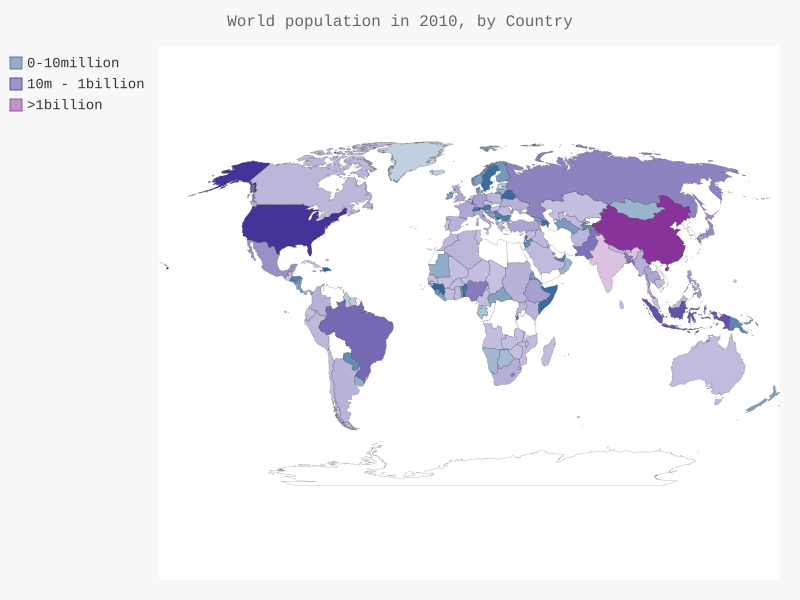

This chart was generated by the following Python code:
import json
import pygal.maps.world
from pygal.style import RotateStyle as RS, LightColorizedStyle as LCS
from country_codes import get_country_code

# Load the data into a list.
filename = 'population_data.json'
with open(filename) as f:
    pop_data = json.load(f)

# Build a dictionary of population data
cc_populations = {}
for pop_dict in pop_data:
    if pop_dict['Year'] == '2010':
        country = pop_dict['Country Name']
        population = int(float(pop_dict['Value']))
        code = get_country_code(country)
        if code:
            cc_populations[code] = population

# Group the countries into 3 population levels.
cc_pops_1, cc_pops_2, cc_pops_3 = {}, {}, {}
for cc, pop in cc_populations.items():
    if pop < 10000000:
        cc_pops_1[cc] = pop
    elif pop < 1000000000:
        cc_pops_2[cc] = pop
    else:
        cc_pops_3[cc] = pop

# See how many countries are in each level.
print(len(cc_pops_1), len(cc_pops_2), len(cc_pops_3))


wm_style = RS('#336699', base_style=LCS)
wm = pygal.maps.world.World(style=wm_style)
wm.title = 'World population in 2010, by Country'
wm.add('0-10million', cc_pops_1)
wm.add('10m - 1billion', cc_pops_2)
wm.add('>1billion', cc_pops_3)

wm.render_to_file('world_population.svg')
